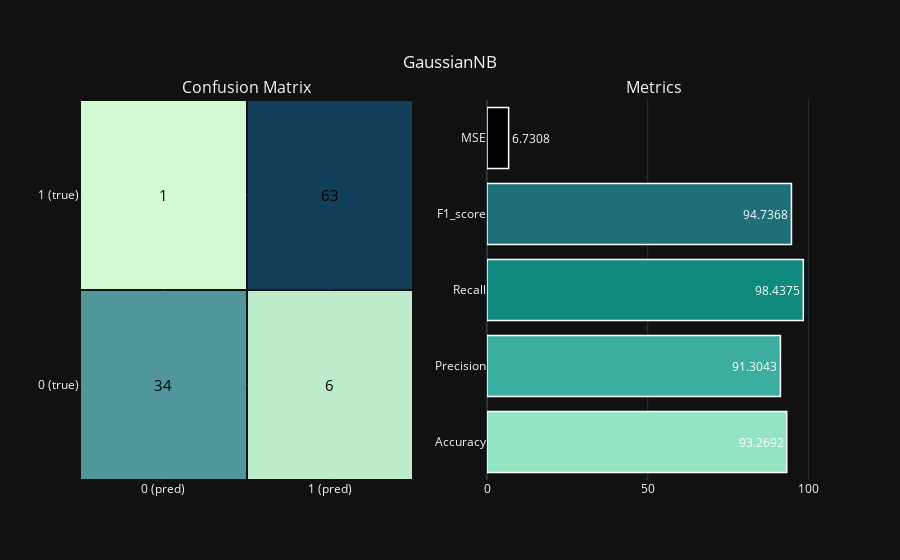
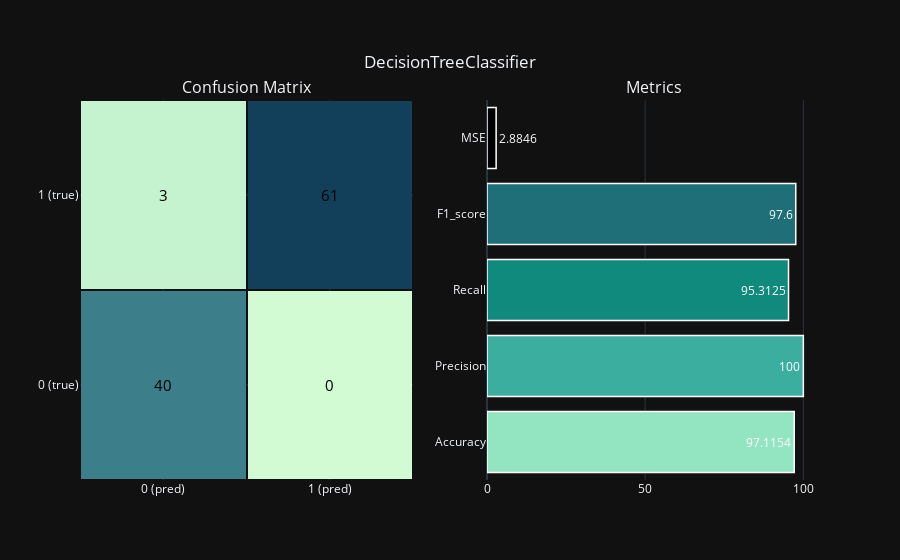
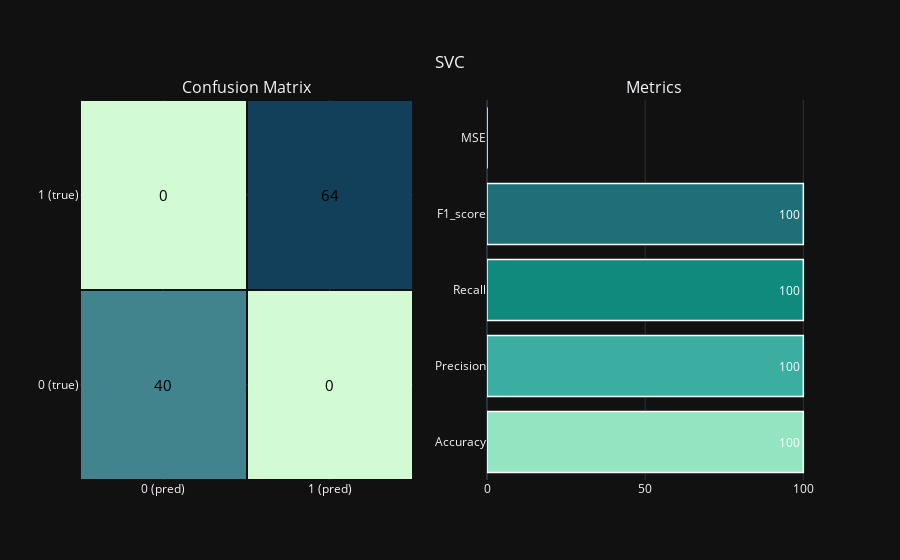
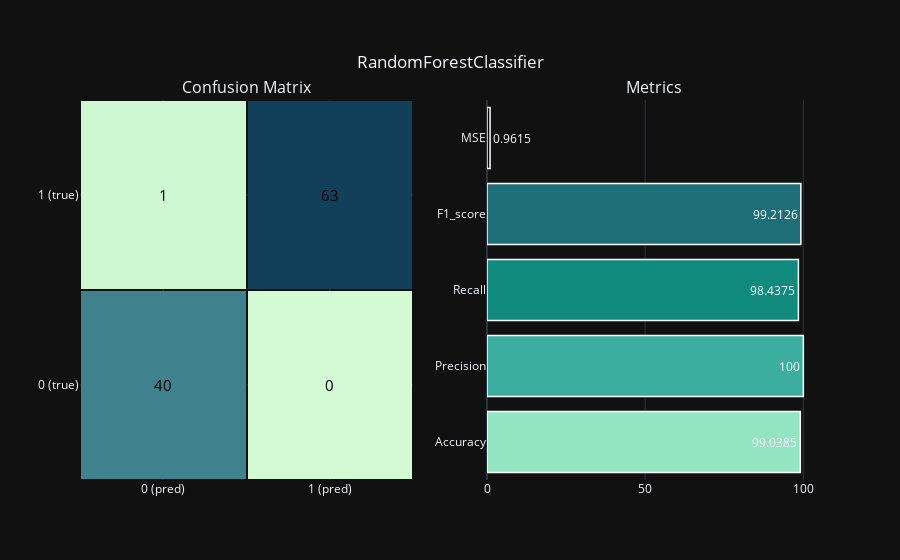

The notebook cell these images were saved under, in order:
### Code cell
for model in models:
    model_performance(model)

### Figure 1 — Plotly figure (JSON) as saved in the notebook; plotly's stock layout.template omitted (floating-point values rounded to 4 significant figures)
{"data": [{"colorscale": [[0.0, "rgb(210, 251, 212)"], [0.1667, "rgb(165, 219, 194)"], [0.3333, "rgb(123, 188, 176)"], [0.5, "rgb(85, 156, 158)"], [0.6667, "rgb(58, 124, 137)"], [0.8333, "rgb(35, 93, 114)"], [1.0, "rgb(18, 63, 90)"]], "showscale": false, "type": "heatmap", "x": ["0 (pred)", "1 (pred)"], "xaxis": "x", "xgap": 2, "y": ["0 (true)", "1 (true)"], "yaxis": "y", "ygap": 2, "z": [[34, 6], [1, 63]]}, {"marker": {"color": ["#93e4c1", "#3baea0", "#118a7e", "#1f6f78"], "line": {"color": "white", "width": 1.5}}, "opacity": 1, "orientation": "h", "text": [93.27, 91.3, 98.44, 94.74, 6.731], "textfont": {"color": "white"}, "textposition": "auto", "type": "bar", "x": [93.27, 91.3, 98.44, 94.74, 6.731], "xaxis": "x2", "y": ["Accuracy", "Precision", "Recall", "F1_score", "MSE"], "yaxis": "y2"}], "layout": {"annotations": [{"font": {"size": 16}, "showarrow": false, "text": "Confusion Matrix", "x": 0.225, "xanchor": "center", "xref": "paper", "y": 1.0, "yanchor": "bottom", "yref": "paper"}, {"font": {"size": 16}, "showarrow": false, "text": "Metrics", "x": 0.775, "xanchor": "center", "xref": "paper", "y": 1.0, "yanchor": "bottom", "yref": "paper"}, {"font": {"color": "black", "size": 15}, "showarrow": false, "text": "34", "x": 0, "y": 0}, {"font": {"color": "black", "size": 15}, "showarrow": false, "text": "6", "x": 1, "y": 0}, {"font": {"color": "black", "size": 15}, "showarrow": false, "text": "1", "x": 0, "y": 1}, {"font": {"color": "black", "size": 15}, "showarrow": false, "text": "63", "x": 1, "y": 1}], "title": {"text": "GaussianNB", "x": 0.5, "xanchor": "center", "y": 0.9, "yanchor": "top"}, "xaxis": {"anchor": "y", "domain": [0.0, 0.45]}, "xaxis2": {"anchor": "y2", "domain": [0.55, 1.0]}, "yaxis": {"anchor": "x", "domain": [0.0, 1.0]}, "yaxis2": {"anchor": "x2", "domain": [0.0, 1.0]}}}

### Figure 2 — Plotly figure (JSON) as saved in the notebook; plotly's stock layout.template omitted (floating-point values rounded to 4 significant figures)
{"data": [{"colorscale": [[0.0, "rgb(210, 251, 212)"], [0.1667, "rgb(165, 219, 194)"], [0.3333, "rgb(123, 188, 176)"], [0.5, "rgb(85, 156, 158)"], [0.6667, "rgb(58, 124, 137)"], [0.8333, "rgb(35, 93, 114)"], [1.0, "rgb(18, 63, 90)"]], "showscale": false, "type": "heatmap", "x": ["0 (pred)", "1 (pred)"], "xaxis": "x", "xgap": 2, "y": ["0 (true)", "1 (true)"], "yaxis": "y", "ygap": 2, "z": [[40, 0], [3, 61]]}, {"marker": {"color": ["#93e4c1", "#3baea0", "#118a7e", "#1f6f78"], "line": {"color": "white", "width": 1.5}}, "opacity": 1, "orientation": "h", "text": [97.12, 100.0, 95.31, 97.6, 2.885], "textfont": {"color": "white"}, "textposition": "auto", "type": "bar", "x": [97.12, 100.0, 95.31, 97.6, 2.885], "xaxis": "x2", "y": ["Accuracy", "Precision", "Recall", "F1_score", "MSE"], "yaxis": "y2"}], "layout": {"annotations": [{"font": {"size": 16}, "showarrow": false, "text": "Confusion Matrix", "x": 0.225, "xanchor": "center", "xref": "paper", "y": 1.0, "yanchor": "bottom", "yref": "paper"}, {"font": {"size": 16}, "showarrow": false, "text": "Metrics", "x": 0.775, "xanchor": "center", "xref": "paper", "y": 1.0, "yanchor": "bottom", "yref": "paper"}, {"font": {"color": "black", "size": 15}, "showarrow": false, "text": "40", "x": 0, "y": 0}, {"font": {"color": "black", "size": 15}, "showarrow": false, "text": "0", "x": 1, "y": 0}, {"font": {"color": "black", "size": 15}, "showarrow": false, "text": "3", "x": 0, "y": 1}, {"font": {"color": "black", "size": 15}, "showarrow": false, "text": "61", "x": 1, "y": 1}], "title": {"text": "DecisionTreeClassifier", "x": 0.5, "xanchor": "center", "y": 0.9, "yanchor": "top"}, "xaxis": {"anchor": "y", "domain": [0.0, 0.45]}, "xaxis2": {"anchor": "y2", "domain": [0.55, 1.0]}, "yaxis": {"anchor": "x", "domain": [0.0, 1.0]}, "yaxis2": {"anchor": "x2", "domain": [0.0, 1.0]}}}

### Figure 3 — Plotly figure (JSON) as saved in the notebook; plotly's stock layout.template omitted (floating-point values rounded to 4 significant figures)
{"data": [{"colorscale": [[0.0, "rgb(210, 251, 212)"], [0.1667, "rgb(165, 219, 194)"], [0.3333, "rgb(123, 188, 176)"], [0.5, "rgb(85, 156, 158)"], [0.6667, "rgb(58, 124, 137)"], [0.8333, "rgb(35, 93, 114)"], [1.0, "rgb(18, 63, 90)"]], "showscale": false, "type": "heatmap", "x": ["0 (pred)", "1 (pred)"], "xaxis": "x", "xgap": 2, "y": ["0 (true)", "1 (true)"], "yaxis": "y", "ygap": 2, "z": [[40, 0], [0, 64]]}, {"marker": {"color": ["#93e4c1", "#3baea0", "#118a7e", "#1f6f78"], "line": {"color": "white", "width": 1.5}}, "opacity": 1, "orientation": "h", "text": [100.0, 100.0, 100.0, 100.0, 0.0], "textfont": {"color": "white"}, "textposition": "auto", "type": "bar", "x": [100.0, 100.0, 100.0, 100.0, 0.0], "xaxis": "x2", "y": ["Accuracy", "Precision", "Recall", "F1_score", "MSE"], "yaxis": "y2"}], "layout": {"annotations": [{"font": {"size": 16}, "showarrow": false, "text": "Confusion Matrix", "x": 0.225, "xanchor": "center", "xref": "paper", "y": 1.0, "yanchor": "bottom", "yref": "paper"}, {"font": {"size": 16}, "showarrow": false, "text": "Metrics", "x": 0.775, "xanchor": "center", "xref": "paper", "y": 1.0, "yanchor": "bottom", "yref": "paper"}, {"font": {"color": "black", "size": 15}, "showarrow": false, "text": "40", "x": 0, "y": 0}, {"font": {"color": "black", "size": 15}, "showarrow": false, "text": "0", "x": 1, "y": 0}, {"font": {"color": "black", "size": 15}, "showarrow": false, "text": "0", "x": 0, "y": 1}, {"font": {"color": "black", "size": 15}, "showarrow": false, "text": "64", "x": 1, "y": 1}], "title": {"text": "SVC", "x": 0.5, "xanchor": "center", "y": 0.9, "yanchor": "top"}, "xaxis": {"anchor": "y", "domain": [0.0, 0.45]}, "xaxis2": {"anchor": "y2", "domain": [0.55, 1.0]}, "yaxis": {"anchor": "x", "domain": [0.0, 1.0]}, "yaxis2": {"anchor": "x2", "domain": [0.0, 1.0]}}}

### Figure 4 — Plotly figure (JSON) as saved in the notebook; plotly's stock layout.template omitted (floating-point values rounded to 4 significant figures)
{"data": [{"colorscale": [[0.0, "rgb(210, 251, 212)"], [0.1667, "rgb(165, 219, 194)"], [0.3333, "rgb(123, 188, 176)"], [0.5, "rgb(85, 156, 158)"], [0.6667, "rgb(58, 124, 137)"], [0.8333, "rgb(35, 93, 114)"], [1.0, "rgb(18, 63, 90)"]], "showscale": false, "type": "heatmap", "x": ["0 (pred)", "1 (pred)"], "xaxis": "x", "xgap": 2, "y": ["0 (true)", "1 (true)"], "yaxis": "y", "ygap": 2, "z": [[40, 0], [1, 63]]}, {"marker": {"color": ["#93e4c1", "#3baea0", "#118a7e", "#1f6f78"], "line": {"color": "white", "width": 1.5}}, "opacity": 1, "orientation": "h", "text": [99.04, 100.0, 98.44, 99.21, 0.9615], "textfont": {"color": "white"}, "textposition": "auto", "type": "bar", "x": [99.04, 100.0, 98.44, 99.21, 0.9615], "xaxis": "x2", "y": ["Accuracy", "Precision", "Recall", "F1_score", "MSE"], "yaxis": "y2"}], "layout": {"annotations": [{"font": {"size": 16}, "showarrow": false, "text": "Confusion Matrix", "x": 0.225, "xanchor": "center", "xref": "paper", "y": 1.0, "yanchor": "bottom", "yref": "paper"}, {"font": {"size": 16}, "showarrow": false, "text": "Metrics", "x": 0.775, "xanchor": "center", "xref": "paper", "y": 1.0, "yanchor": "bottom", "yref": "paper"}, {"font": {"color": "black", "size": 15}, "showarrow": false, "text": "40", "x": 0, "y": 0}, {"font": {"color": "black", "size": 15}, "showarrow": false, "text": "0", "x": 1, "y": 0}, {"font": {"color": "black", "size": 15}, "showarrow": false, "text": "1", "x": 0, "y": 1}, {"font": {"color": "black", "size": 15}, "showarrow": false, "text": "63", "x": 1, "y": 1}], "title": {"text": "RandomForestClassifier", "x": 0.5, "xanchor": "center", "y": 0.9, "yanchor": "top"}, "xaxis": {"anchor": "y", "domain": [0.0, 0.45]}, "xaxis2": {"anchor": "y2", "domain": [0.55, 1.0]}, "yaxis": {"anchor": "x", "domain": [0.0, 1.0]}, "yaxis2": {"anchor": "x2", "domain": [0.0, 1.0]}}}
